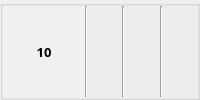
                      <widget class="QGroupBox" name="groupBox_19">
                       <property name="title">
                        <string/>
                       </property>
                       <layout class="QHBoxLayout" name="horizontalLayout_12">
                        <property name="spacing">
                         <number>0</number>
                        </property>
                        <property name="leftMargin">
                         <number>0</number>
                        </property>
                        <property name="topMargin">
                         <number>0</number>
                        </property>
                        <property name="rightMargin">
                         <number>0</number>
                        </property>
                        <property name="bottomMargin">
                         <number>0</number>
                        </property>
                        <item>
                         <widget class="QLabel" name="label_19">
                          <property name="minimumSize">
                           <size>
                            <width>82</width>
                            <height>0</height>
                           </size>
                          </property>
                          <property name="maximumSize">
                           <size>
                            <width>60</width>
                            <height>16777215</height>
                           </size>
                          </property>
                          <property name="font">
                           <font>
                            <family>나눔고딕</family>
                            <pointsize>10</pointsize>
                            <weight>75</weight>
                            <bold>true</bold>
                           </font>
                          </property>
                          <property name="styleSheet">
                           <string notr="true">background-color : rgb(240, 240, 240)</string>
                          </property>
                          <property name="text">
                           <string>10</string>
                          </property>
                          <property name="alignment">
                           <set>Qt::AlignCenter</set>
                          </property>
                         </widget>
                        </item>
                        <item>
                         <widget class="Line" name="line_11">
                          <property name="orientation">
                           <enum>Qt::Vertical</enum>
                          </property>
                         </widget>
                        </item>
                        <item>
                         <widget class="QLabel" name="nielsen_TV_Programme10">
                          <property name="font">
                           <font>
                            <family>나눔고딕</family>
                            <pointsize>10</pointsize>
                           </font>
                          </property>
                          <property name="text">
                           <string/>
                          </property>
                          <property name="margin">
                           <number>0</number>
                          </property>
                         </widget>
                        </item>
                        <item>
                         <widget class="Line" name="line_39">
                          <property name="orientation">
                           <enum>Qt::Vertical</enum>
                          </property>
                         </widget>
                        </item>
                        <item>
                         <widget class="QLabel" name="nielsen_TV_Broadcast10">
                          <property name="maximumSize">
                           <size>
                            <width>200</width>
                            <height>16777215</height>
                           </size>
                          </property>
                          <property name="font">
                           <font>
                            <family>나눔고딕</family>
                            <pointsize>10</pointsize>
                           </font>
                          </property>
                          <property name="text">
                           <string/>
                          </property>
                          <property name="margin">
                           <number>0</number>
                          </property>
                         </widget>
                        </item>
                        <item>
                         <widget class="Line" name="line_21">
                          <property name="orientation">
                           <enum>Qt::Vertical</enum>
                          </property>
                         </widget>
                        </item>
                        <item>
                         <widget class="QLabel" name="nielsen_TV_Audience10">
                          <property name="maximumSize">
                           <size>
                            <width>150</width>
                            <height>16777215</height>
                           </size>
                          </property>
                          <property name="font">
                           <font>
                            <family>나눔고딕</family>
                            <pointsize>10</pointsize>
                           </font>
                          </property>
                          <property name="text">
                           <string/>
                          </property>
                          <property name="alignment">
                           <set>Qt::AlignCenter</set>
                          </property>
                         </widget>
                        </item>
                       </layout>
                      </widget>
